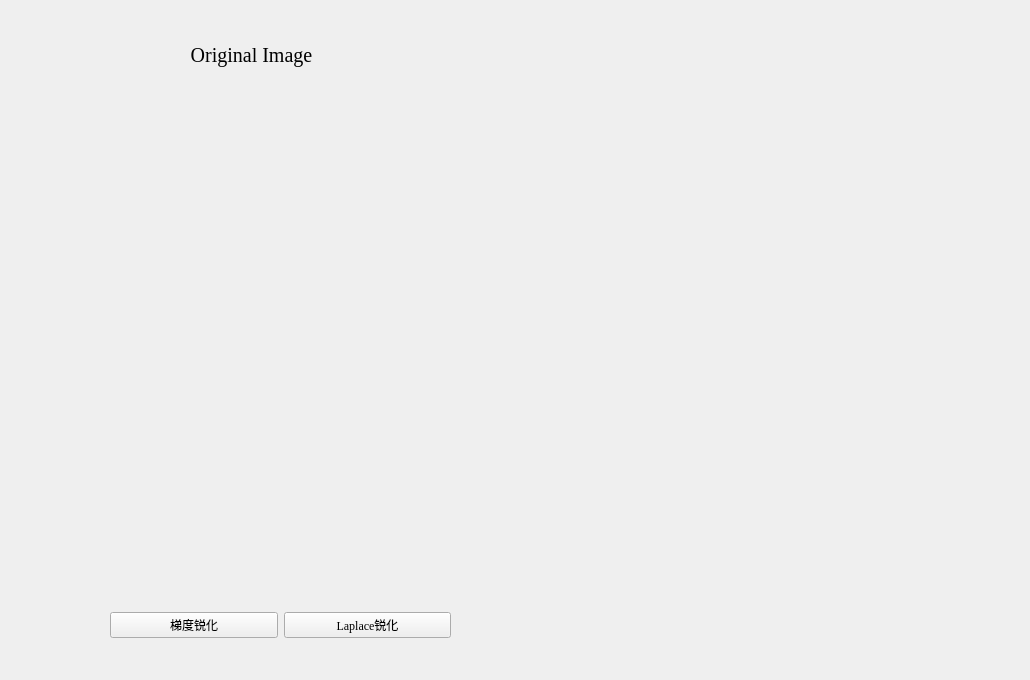
      <widget class="QWidget" name="page_1">
       <property name="font">
        <font>
         <family>Times New Roman</family>
        </font>
       </property>
       <widget class="QWidget" name="layoutWidget">
        <property name="geometry">
         <rect>
          <x>0</x>
          <y>40</y>
          <width>1021</width>
          <height>541</height>
         </rect>
        </property>
        <layout class="QHBoxLayout" name="horizontalLayout_3">
         <property name="spacing">
          <number>15</number>
         </property>
         <property name="leftMargin">
          <number>0</number>
         </property>
         <property name="rightMargin">
          <number>0</number>
         </property>
         <item>
          <layout class="QVBoxLayout" name="verticalLayout">
           <item>
            <widget class="QLabel" name="label_15">
             <property name="minimumSize">
              <size>
               <width>0</width>
               <height>30</height>
              </size>
             </property>
             <property name="maximumSize">
              <size>
               <width>16777215</width>
               <height>30</height>
              </size>
             </property>
             <property name="font">
              <font>
               <family>Times New Roman</family>
               <pointsize>15</pointsize>
              </font>
             </property>
             <property name="text">
              <string>Original Image</string>
             </property>
             <property name="alignment">
              <set>Qt::AlignCenter</set>
             </property>
            </widget>
           </item>
           <item>
            <widget class="QLabel" name="label_tu_11">
             <property name="text">
              <string/>
             </property>
            </widget>
           </item>
          </layout>
         </item>
         <item>
          <layout class="QVBoxLayout" name="verticalLayout_2">
           <item>
            <widget class="QLabel" name="label_16">
             <property name="minimumSize">
              <size>
               <width>0</width>
               <height>30</height>
              </size>
             </property>
             <property name="maximumSize">
              <size>
               <width>16777215</width>
               <height>30</height>
              </size>
             </property>
             <property name="font">
              <font>
               <family>Times New Roman</family>
               <pointsize>15</pointsize>
              </font>
             </property>
             <property name="text">
              <string/>
             </property>
             <property name="alignment">
              <set>Qt::AlignCenter</set>
             </property>
            </widget>
           </item>
           <item>
            <widget class="QLabel" name="label_tu_12">
             <property name="text">
              <string/>
             </property>
            </widget>
           </item>
          </layout>
         </item>
        </layout>
       </widget>
       <widget class="QWidget" name="layoutWidget">
        <property name="geometry">
         <rect>
          <x>110</x>
          <y>580</y>
          <width>341</width>
          <height>91</height>
         </rect>
        </property>
        <layout class="QHBoxLayout" name="horizontalLayout_4">
         <item>
          <widget class="QPushButton" name="grad_sharpen">
           <property name="text">
            <string>梯度锐化</string>
           </property>
          </widget>
         </item>
         <item>
          <widget class="QPushButton" name="laplace_sharpen">
           <property name="text">
            <string>Laplace锐化</string>
           </property>
          </widget>
         </item>
        </layout>
       </widget>
      </widget>
